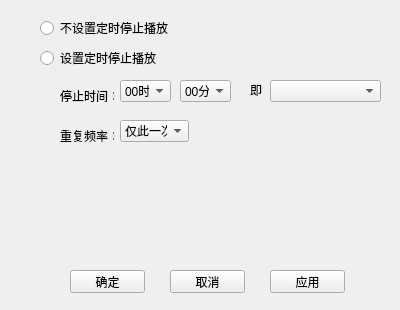
<?xml version="1.0" encoding="UTF-8"?>
<ui version="4.0">
 <class>TimingStop</class>
 <widget class="QWidget" name="TimingStop">
  <property name="geometry">
   <rect>
    <x>0</x>
    <y>0</y>
    <width>400</width>
    <height>310</height>
   </rect>
  </property>
  <property name="windowTitle">
   <string>Form</string>
  </property>
  <widget class="QRadioButton" name="rb_noSetTimingStop">
   <property name="geometry">
    <rect>
     <x>40</x>
     <y>20</y>
     <width>141</width>
     <height>16</height>
    </rect>
   </property>
   <property name="text">
    <string>不设置定时停止播放</string>
   </property>
  </widget>
  <widget class="QRadioButton" name="rb_setTimingStop">
   <property name="geometry">
    <rect>
     <x>40</x>
     <y>50</y>
     <width>131</width>
     <height>16</height>
    </rect>
   </property>
   <property name="text">
    <string>设置定时停止播放</string>
   </property>
  </widget>
  <widget class="QLabel" name="lb_stopTime">
   <property name="geometry">
    <rect>
     <x>60</x>
     <y>90</y>
     <width>54</width>
     <height>12</height>
    </rect>
   </property>
   <property name="text">
    <string>停止时间：</string>
   </property>
  </widget>
  <widget class="QLabel" name="lb_repetition">
   <property name="geometry">
    <rect>
     <x>60</x>
     <y>130</y>
     <width>54</width>
     <height>12</height>
    </rect>
   </property>
   <property name="text">
    <string>重复频率：</string>
   </property>
  </widget>
  <widget class="QLabel" name="lb_totalTimeSecond">
   <property name="geometry">
    <rect>
     <x>250</x>
     <y>80</y>
     <width>20</width>
     <height>20</height>
    </rect>
   </property>
   <property name="text">
    <string>即</string>
   </property>
  </widget>
  <widget class="QPushButton" name="pb_confirm">
   <property name="geometry">
    <rect>
     <x>70</x>
     <y>270</y>
     <width>75</width>
     <height>23</height>
    </rect>
   </property>
   <property name="text">
    <string>确定</string>
   </property>
  </widget>
  <widget class="QPushButton" name="pb_cancel">
   <property name="geometry">
    <rect>
     <x>170</x>
     <y>270</y>
     <width>75</width>
     <height>23</height>
    </rect>
   </property>
   <property name="text">
    <string>取消</string>
   </property>
  </widget>
  <widget class="QComboBox" name="cb_stopTimeHour">
   <property name="geometry">
    <rect>
     <x>120</x>
     <y>80</y>
     <width>51</width>
     <height>22</height>
    </rect>
   </property>
   <item>
    <property name="text">
     <string>00时</string>
    </property>
   </item>
   <item>
    <property name="text">
     <string>01时</string>
    </property>
   </item>
   <item>
    <property name="text">
     <string>02时</string>
    </property>
   </item>
   <item>
    <property name="text">
     <string>03时</string>
    </property>
   </item>
   <item>
    <property name="text">
     <string>04时</string>
    </property>
   </item>
   <item>
    <property name="text">
     <string>05时</string>
    </property>
   </item>
   <item>
    <property name="text">
     <string>06时</string>
    </property>
   </item>
   <item>
    <property name="text">
     <string>07时</string>
    </property>
   </item>
   <item>
    <property name="text">
     <string>08时</string>
    </property>
   </item>
   <item>
    <property name="text">
     <string>09时</string>
    </property>
   </item>
   <item>
    <property name="text">
     <string>10时</string>
    </property>
   </item>
   <item>
    <property name="text">
     <string>11时</string>
    </property>
   </item>
   <item>
    <property name="text">
     <string>12时</string>
    </property>
   </item>
   <item>
    <property name="text">
     <string>13时</string>
    </property>
   </item>
   <item>
    <property name="text">
     <string>14时</string>
    </property>
   </item>
   <item>
    <property name="text">
     <string>15时</string>
    </property>
   </item>
   <item>
    <property name="text">
     <string>16时</string>
    </property>
   </item>
   <item>
    <property name="text">
     <string>17时</string>
    </property>
   </item>
   <item>
    <property name="text">
     <string>18时</string>
    </property>
   </item>
   <item>
    <property name="text">
     <string>19时</string>
    </property>
   </item>
   <item>
    <property name="text">
     <string>20时</string>
    </property>
   </item>
   <item>
    <property name="text">
     <string>21时</string>
    </property>
   </item>
   <item>
    <property name="text">
     <string>22时</string>
    </property>
   </item>
   <item>
    <property name="text">
     <string>23时</string>
    </property>
   </item>
  </widget>
  <widget class="QComboBox" name="cb_stopTimeMinute">
   <property name="geometry">
    <rect>
     <x>180</x>
     <y>80</y>
     <width>51</width>
     <height>22</height>
    </rect>
   </property>
   <item>
    <property name="text">
     <string>00分</string>
    </property>
   </item>
   <item>
    <property name="text">
     <string>01分</string>
    </property>
   </item>
   <item>
    <property name="text">
     <string>02分</string>
    </property>
   </item>
   <item>
    <property name="text">
     <string>03分</string>
    </property>
   </item>
   <item>
    <property name="text">
     <string>04分</string>
    </property>
   </item>
   <item>
    <property name="text">
     <string>05分</string>
    </property>
   </item>
   <item>
    <property name="text">
     <string>06分</string>
    </property>
   </item>
   <item>
    <property name="text">
     <string>07分</string>
    </property>
   </item>
   <item>
    <property name="text">
     <string>08分</string>
    </property>
   </item>
   <item>
    <property name="text">
     <string>09分</string>
    </property>
   </item>
   <item>
    <property name="text">
     <string>10分</string>
    </property>
   </item>
   <item>
    <property name="text">
     <string>11分</string>
    </property>
   </item>
   <item>
    <property name="text">
     <string>12分</string>
    </property>
   </item>
   <item>
    <property name="text">
     <string>13分</string>
    </property>
   </item>
   <item>
    <property name="text">
     <string>14分</string>
    </property>
   </item>
   <item>
    <property name="text">
     <string>15分</string>
    </property>
   </item>
   <item>
    <property name="text">
     <string>16分</string>
    </property>
   </item>
   <item>
    <property name="text">
     <string>17分</string>
    </property>
   </item>
   <item>
    <property name="text">
     <string>18分</string>
    </property>
   </item>
   <item>
    <property name="text">
     <string>19分</string>
    </property>
   </item>
   <item>
    <property name="text">
     <string>20分</string>
    </property>
   </item>
   <item>
    <property name="text">
     <string>21分</string>
    </property>
   </item>
   <item>
    <property name="text">
     <string>22分</string>
    </property>
   </item>
   <item>
    <property name="text">
     <string>23分</string>
    </property>
   </item>
   <item>
    <property name="text">
     <string>24分</string>
    </property>
   </item>
   <item>
    <property name="text">
     <string>25分</string>
    </property>
   </item>
   <item>
    <property name="text">
     <string>26分</string>
    </property>
   </item>
   <item>
    <property name="text">
     <string>27分</string>
    </property>
   </item>
   <item>
    <property name="text">
     <string>28分</string>
    </property>
   </item>
   <item>
    <property name="text">
     <string>29分</string>
    </property>
   </item>
   <item>
    <property name="text">
     <string>30分</string>
    </property>
   </item>
   <item>
    <property name="text">
     <string>31分</string>
    </property>
   </item>
   <item>
    <property name="text">
     <string>32分</string>
    </property>
   </item>
   <item>
    <property name="text">
     <string>33分</string>
    </property>
   </item>
   <item>
    <property name="text">
     <string>34分</string>
    </property>
   </item>
   <item>
    <property name="text">
     <string>35分</string>
    </property>
   </item>
   <item>
    <property name="text">
     <string>36分</string>
    </property>
   </item>
   <item>
    <property name="text">
     <string>37分</string>
    </property>
   </item>
   <item>
    <property name="text">
     <string>38分</string>
    </property>
   </item>
   <item>
    <property name="text">
     <string>39分</string>
    </property>
   </item>
   <item>
    <property name="text">
     <string>40分</string>
    </property>
   </item>
   <item>
    <property name="text">
     <string>41分</string>
    </property>
   </item>
   <item>
    <property name="text">
     <string>42分</string>
    </property>
   </item>
   <item>
    <property name="text">
     <string>43分</string>
    </property>
   </item>
   <item>
    <property name="text">
     <string>44分</string>
    </property>
   </item>
   <item>
    <property name="text">
     <string>45分</string>
    </property>
   </item>
   <item>
    <property name="text">
     <string>46分</string>
    </property>
   </item>
   <item>
    <property name="text">
     <string>47分</string>
    </property>
   </item>
   <item>
    <property name="text">
     <string>48分</string>
    </property>
   </item>
   <item>
    <property name="text">
     <string>49分</string>
    </property>
   </item>
   <item>
    <property name="text">
     <string>50分</string>
    </property>
   </item>
   <item>
    <property name="text">
     <string>51分</string>
    </property>
   </item>
   <item>
    <property name="text">
     <string>52分</string>
    </property>
   </item>
   <item>
    <property name="text">
     <string>53分</string>
    </property>
   </item>
   <item>
    <property name="text">
     <string>54分</string>
    </property>
   </item>
   <item>
    <property name="text">
     <string>55分</string>
    </property>
   </item>
   <item>
    <property name="text">
     <string>56分</string>
    </property>
   </item>
   <item>
    <property name="text">
     <string>57分</string>
    </property>
   </item>
   <item>
    <property name="text">
     <string>58分</string>
    </property>
   </item>
   <item>
    <property name="text">
     <string>59分</string>
    </property>
   </item>
  </widget>
  <widget class="QComboBox" name="cb_totalTimeMinute">
   <property name="geometry">
    <rect>
     <x>270</x>
     <y>80</y>
     <width>111</width>
     <height>22</height>
    </rect>
   </property>
   <item>
    <property name="text">
     <string/>
    </property>
   </item>
   <item>
    <property name="text">
     <string>15分钟后</string>
    </property>
   </item>
   <item>
    <property name="text">
     <string>30分钟后</string>
    </property>
   </item>
   <item>
    <property name="text">
     <string>1小时后</string>
    </property>
   </item>
   <item>
    <property name="text">
     <string>2小时后</string>
    </property>
   </item>
   <item>
    <property name="text">
     <string>3小时后</string>
    </property>
   </item>
  </widget>
  <widget class="QComboBox" name="cb_repetition">
   <property name="geometry">
    <rect>
     <x>120</x>
     <y>120</y>
     <width>69</width>
     <height>22</height>
    </rect>
   </property>
   <item>
    <property name="text">
     <string>仅此一次</string>
    </property>
   </item>
   <item>
    <property name="text">
     <string>每日</string>
    </property>
   </item>
  </widget>
  <widget class="QPushButton" name="pb_apply">
   <property name="geometry">
    <rect>
     <x>270</x>
     <y>270</y>
     <width>75</width>
     <height>23</height>
    </rect>
   </property>
   <property name="text">
    <string>应用</string>
   </property>
  </widget>
 </widget>
 <resources/>
 <connections/>
</ui>
